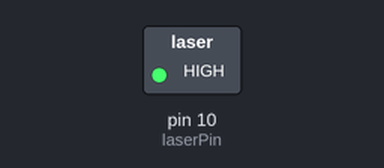
A sketch run on a simulated Arduino Uno, built with avr-gcc and run on an emulated ATmega328P. On the bench: switched loads named in the sketch (green lamp = pin HIGH). Dashed ring = blinking.

Above: at 0.5 s.
Timing chart, 0 to 4.6 s (numbered marks = the images above):
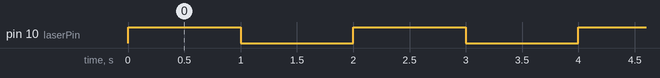

The sketch:

11-zdravo-laser.ino
```cpp
int laserPin = 10;

void setup ()
{
  pinMode(laserPin, OUTPUT);
}

void loop () {
  digitalWrite(laserPin, HIGH);
  delay(1000);
  digitalWrite(laserPin, LOW);
  delay(1000);
}
```

Measured:
- by itself, pin 10 (laserPin): alternates HIGH for 1.0 s and LOW for 1.0 s
